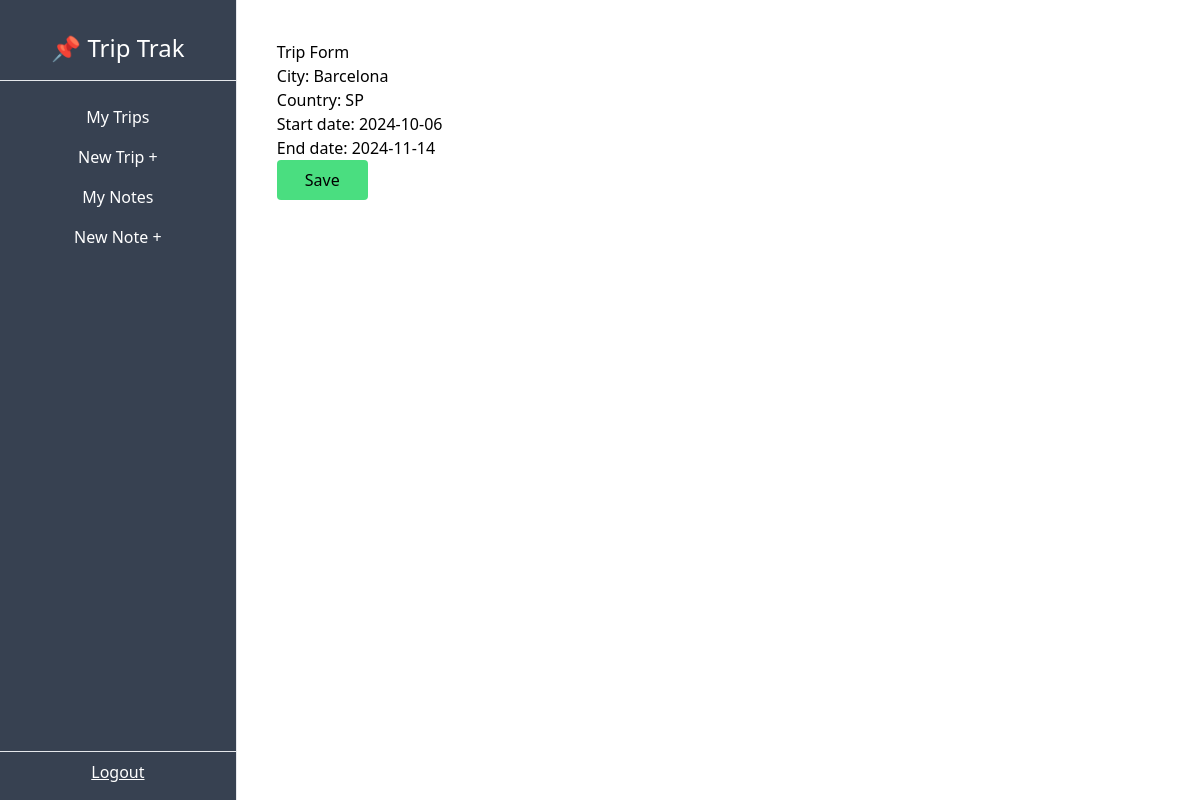
The app's page /dashboard/trip/update/1/ with its own data.
### trips/models.py (models this page shows, shortened)
class Trip(models.Model):
    city = models.CharField(max_length=50)
    country = models.CharField(max_length=2) # we use country codes
    start_date = models.DateField(blank=True, null=True)
    end_date = models.DateField(blank=True, null=True)
    owner = models.ForeignKey(User, on_delete=models.CASCADE, related_name='trips')

### trips/views.py (the view)
# urls.py: path('dashboard/trip/update/<int:pk>/',TripUpdateView.as_view(), name='trip-update'),
class TripUpdateView(UpdateView):
    model = Trip
    success_url = reverse_lazy('trip-list')
    fields = ['city', 'country', 'start_date', 'end_date']
    template_name = 'trip/trip_create.html'

### trips/templates/trip/trip_create.html (shortened to what this page needs)
{% extends 'trip/base.html' %}
{% load tailwind_filters %}
{% block content %}
<h1>Trip Form</h1>
<form action="" method="POST">
    {{ form|crispy }}
    <input type="submit" value="Save" class="bg-green-400 px-7 py-2 rounded hover:cursor-pointer hover:bg-green-300">
</form>
{% endblock content %}

### records on screen
Trip: city "Barcelona", country "SP", start_date "2024-10-06", end_date "2024-11-14"
